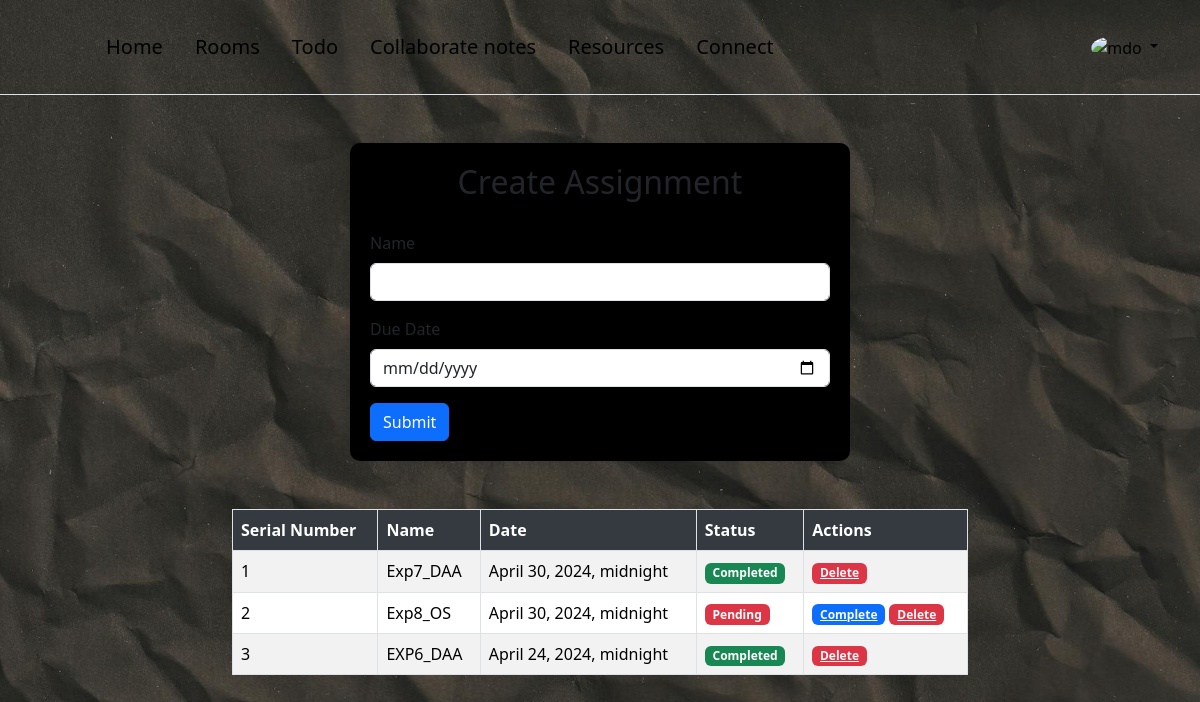
/todolist/assignments/ (signed in), run on an earlier commit of the app's database.
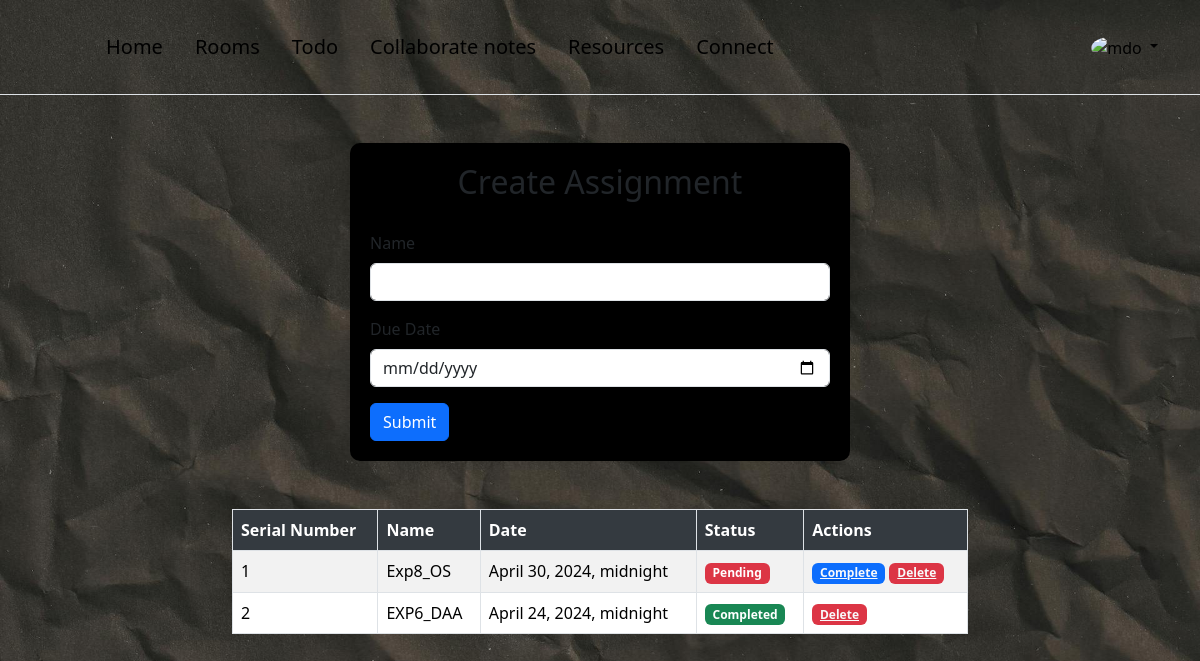
And on a later commit of the database.
### todolist/models.py (models this page shows, shortened)
class Assignment(models.Model):
    uuid = models.UUIDField(primary_key=True, default=uuid.uuid4, editable=False)
    name = models.CharField(max_length=200)
    due_date = models.DateTimeField()
    completed = models.BooleanField(default=False)

### todolist/views.py (the view)
# urls.py: path('assignments/', views.assignments, name='assignments'),
@login_required(login_url='accounts:login')
def assignments(request):
    assignments= Assignment.objects.all()
    currentTime = datetime.now().replace(tzinfo=None)
    for a in assignments:
        if a.due_date is not None:
            a.is_before_due_date = a.due_date.replace(tzinfo=None) < currentTime
        else:
            a.is_before_due_date = False
    context = {
        'currentTime': currentTime,
        'assignments': assignments
    }
    return render(request, 'todolist/assignments.html',context)

### frontend/templates/todolist/assignments.html (shortened to what this page needs)
{% extends "base/base.html" %}
{% load static %}
{% load widget_tweaks %}
{% block content %}
<div class="container my-5">
    <div class="row justify-content-center">
        <div class="col-md-6">
            <div class="form-container">
                <h2 class="form-title">Create Assignment</h2>
                <form action="{% url 'todolist:create_assignments' %}" method="POST">
                    <div class="mb-3">
                        <label for="exampleInputName" class="form-label">Name</label>
                        <input type="text" class="form-control" name="name" required>
                    </div>
                    <div class="mb-3">
                        <label for="exampleInputDate" class="form-label">Due Date</label>
                        <input type="date" class="form-control" name="due_date" required>
                    </div>
                    <button type="submit" class="btn btn-primary">Submit</button>
                </form>
            </div>
        </div>
    </div>
</div>
<div class="container table-container">
    <div class="row justify-content-center">
        <div class="col-md-8">
            <table class="table table-bordered table-striped">
                <thead>
                    <tr>
                        <th>Serial Number</th>
                        <th>Name</th>
                        <th>Date</th>
                        <th>Status</th>
                        <th>Actions</th>
                    </tr>
                </thead>
                <tbody>
                    {% for s in assignments %}
                        <tr class="{% if s.due_date > s.currentTime %}green-row{% else %}red-row{% endif %}">
                            {% if forloop.first %}
                                <td>1</td>
                            {% else %}
                                <td>{{ forloop.counter }}</td>
                            {% endif %}
                            <td>{{ s.name }}</td>
                            <td>{{ s.due_date }}</td>
                            <td>
                                {% if s.completed %}
                                    <span class="badge bg-success">Completed</span>
                                {% else %}
                                    <span class="badge bg-danger">Pending</span>
                                {% endif %}
                            </td>
                            <td>
                                {% if not s.completed %}
                                    <a class="badge bg-primary text-light" href="{% url 'todolist:complete_assignments' s.uuid %}">Complete</a>
                                {% endif %}
                                <a class="badge bg-danger text-light" href="{% url 'todolist:delete_assignments' s.uuid %}">Delete</a>
                            </td>
                        </tr>
                    {% endfor %}
                </tbody>
            </table>
        </div>
    </div>
</div>
{% endblock %}

What changed in the data, as far as the page shows it:
removed Assignment: shows "1", name "Exp7_DAA", due_date "April 30, 2024, midnight", completed "Completed"
shown differently, row unchanged: Assignment "Exp8_OS": now shows "1"
